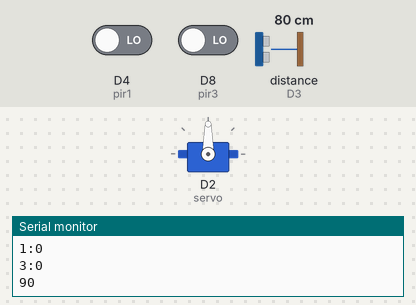
Simulated run of this sketch. Board: Arduino MKR. Parts: servo, the last lines printed to the serial monitor. Wiring (inferred from the names in the program): ultrasonic range finder: trigger D6; echo D3. The test bench sets the inputs (shaded band); at power-on: D4 (pir1) LOW, D8 (pir3) LOW, distance to the obstacle (sensor on D3) 80 cm. The echo pulse lasts 58.3 µs per cm; WiFi joins after 1.5 s; servers stay silent unless stated; uploads are accepted with an empty reply.

Above: at 12.7 s.
12.8 s: D4 (pir1) driven HIGH
At 13.6 s:
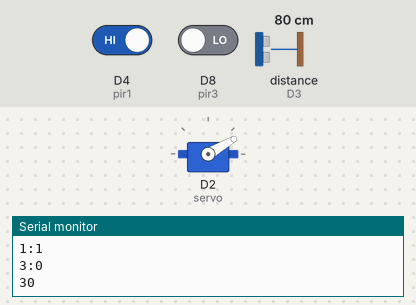
14.3 s: D8 (pir3) driven HIGH
At 15.3 s:
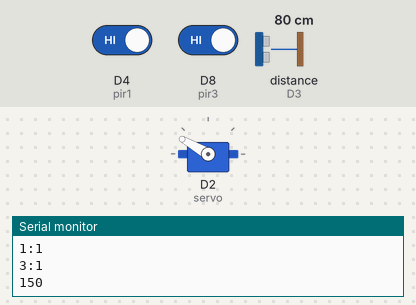
15.8 s: D8 (pir3) driven LOW
At 17.0 s:
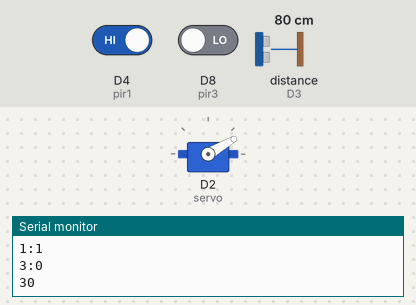
17.3 s: D4 (pir1) driven LOW
At 18.8 s:
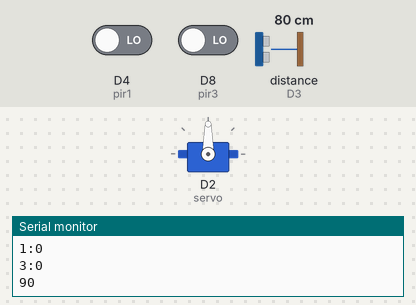
Timing chart, 0 to 19.8 s (numbered marks = the images above; inputs shaded):
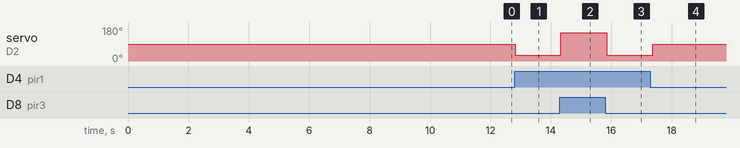

The sketch:

pirAndUltrasonic.ino
```cpp
#include <Servo.h>
#include <SPI.h>
#include <WiFi101.h>
#define trigPin 6
#define echoPin 3


char ssid[] = "HP-setup-south"; //  your network SSID (name)
char pass[] = "detkinlabsouth101999";    // your network password (use for WPA, or use as key for WEP)
int keyIndex = 0;            // your network key Index number (needed only for WEP)


int status = WL_IDLE_STATUS;

//thingspeak server
char server[] = "api.thingspeak.com";


WiFiClient client;


//API key for the Thingspeak ThingHTTP
const String apiKey = "98P47Y7UPHNRQ6V9";


//the number the message should be sent to
const String sendNumber = "2678581272";
static boolean msg_sent = false;

Servo servo;
int pir1 = 4;
int pir3 = 8;
int dr1;
int dr3;
boolean d1 = false;
boolean d3 = false;
int d = -1;//direction to turn(angle to turn)

void setup() {
  Serial.begin(9600);
  pinMode(trigPin, OUTPUT);
  pinMode(echoPin, INPUT);
  servo.attach(2);
  servo.write(90);

  //set up WiFi:
  if (WiFi.status() == WL_NO_SHIELD) {
    Serial.println("WiFi shield not present");
    // don't continue:
    while(true);
  }

  // attempt to connect to Wifi network:
  while (status != WL_CONNECTED) {
    Serial.print("Attempting to connect to SSID: ");
    Serial.println(ssid);
    // Connect to WPA/WPA2 network. Change this line if using open or WEP network:
    status = WiFi.begin(ssid, pass);

    // wait 10 seconds for connection:
    delay(10000);
  }
  Serial.println("Connected to wifi");
  printWifiStatus();
}

void loop() {

    static boolean lack = false;


  long duration, distance;
  digitalWrite(trigPin, LOW);  // start trig at 0
  delayMicroseconds(2);
  digitalWrite(trigPin, HIGH); //The rising edge of trig pulse
  delayMicroseconds(10); // decides duration of trig pulse
  digitalWrite(trigPin, LOW); //falling edge of the trig pulse
  // NOTE: echo pin reads HIGH till it receives the reflected signal
  duration = pulseIn(echoPin, HIGH);  // Reading the duration for which echoPin was HIGH gives        //you the time the sensor receives a reflected signal at the echo pin
  distance = (duration / 2) / 29.1;   //Calculate the distance of the reflecting surface in cm
//
//  Serial.println("Distance reading");
//  Serial.println(distance);
  if(distance > 15){ //If reading below this threshold, assume intruder detected
    lack = true;
  }else{
    lack = false;
    msg_sent = false;
  }


  if(lack && !msg_sent){ //If intruder is detected and an alert message has not been sent yet, send a message

    //send the sms
    Serial.println("Sending SMS");

    //this function will send the sms
    //the first argument is the number to send to, formatted like this +12345678901
    //the second argument is the body of the text message, which must be within URLEncode()
    sendSMS(sendNumber, URLEncode("Feed me! -- Miao"));
    msg_sent = true;
  }

  dr1 = digitalRead(pir1);
  dr3 = digitalRead(pir3);
  Serial.print("1:");
 Serial.println(dr1);
 Serial.print("3:");
Serial.println(dr3);

  if(dr1 == 1 && d1 == false){
    d1 = true;
    d3 = false;
    d = 30;
  }

  if(dr3 == 1  && d3 == false){
    d1 = false;
    d3 = true;
    d = 150;
  }

  if(dr1 == 0 && dr3 == 0){
    d1 = false;
    d3 = false;
    d = 90;
  }

  Serial.println(d);
  if(d != -1){
  servo.write(d);
  delay(500);}

}

void sendSMS(String number,String message)
{
  // Make a TCP connection to remote host
  if (client.connect(server, 80))
  {


    //should look like this...
    //api.thingspeak.com/apps/thinghttp/send_request?api_key={api key}&number={send to number}&message={text body}


    client.print("GET /apps/thinghttp/send_request?api_key=");
    client.print(apiKey);
    client.print("&number=");
    client.print(number);
    client.print("&message=");
    client.print(message);
    client.println(" HTTP/1.1");
    client.print("Host: ");
    client.println(server);
    client.println("Connection: close");
    client.println();
  }
  else
  {
    Serial.println(F("Connection failed"));
  }


  // Check for a response from the server, and route it
  // out the serial port.
  while (client.connected())
  {
    if ( client.available() )
    {
      char c = client.read();
      Serial.print(c);
    }
  }
  Serial.println();
  client.stop();
}

String URLEncode(const char* msg)
{
  const char *hex = "0123456789abcdef";
  String encodedMsg = "";


  while (*msg!='\0'){
    if( ('a' <= *msg && *msg <= 'z')
      || ('A' <= *msg && *msg <= 'Z')
      || ('0' <= *msg && *msg <= '9') ) {
      encodedMsg += *msg;
    }
    else {
      encodedMsg += '%';
      encodedMsg += hex[*msg >> 4];
      encodedMsg += hex[*msg & 15];
    }
    msg++;
  }
  return encodedMsg;
}


void printWifiStatus() {
  // print the SSID of the network you're attached to:
  Serial.print("SSID: ");
  Serial.println(WiFi.SSID());


  // print your WiFi shield's IP address:
  IPAddress ip = WiFi.localIP();
  Serial.print("IP Address: ");
  Serial.println(ip);


  // print the received signal strength:
  long rssi = WiFi.RSSI();
  Serial.print("signal strength (RSSI):");
  Serial.print(rssi);
  Serial.println(" dBm");
}
```

Measured:
- after the input at 12.8 s, servo on D2 (servo): 90° → 30° at once
- after the input at 14.3 s, servo on D2 (servo): 30° → 150° at once
- after the input at 15.8 s, servo on D2 (servo): 150° → 30° after 0.05 s
- after the input at 17.3 s, servo on D2 (servo): 30° → 90° after 0.07 s
